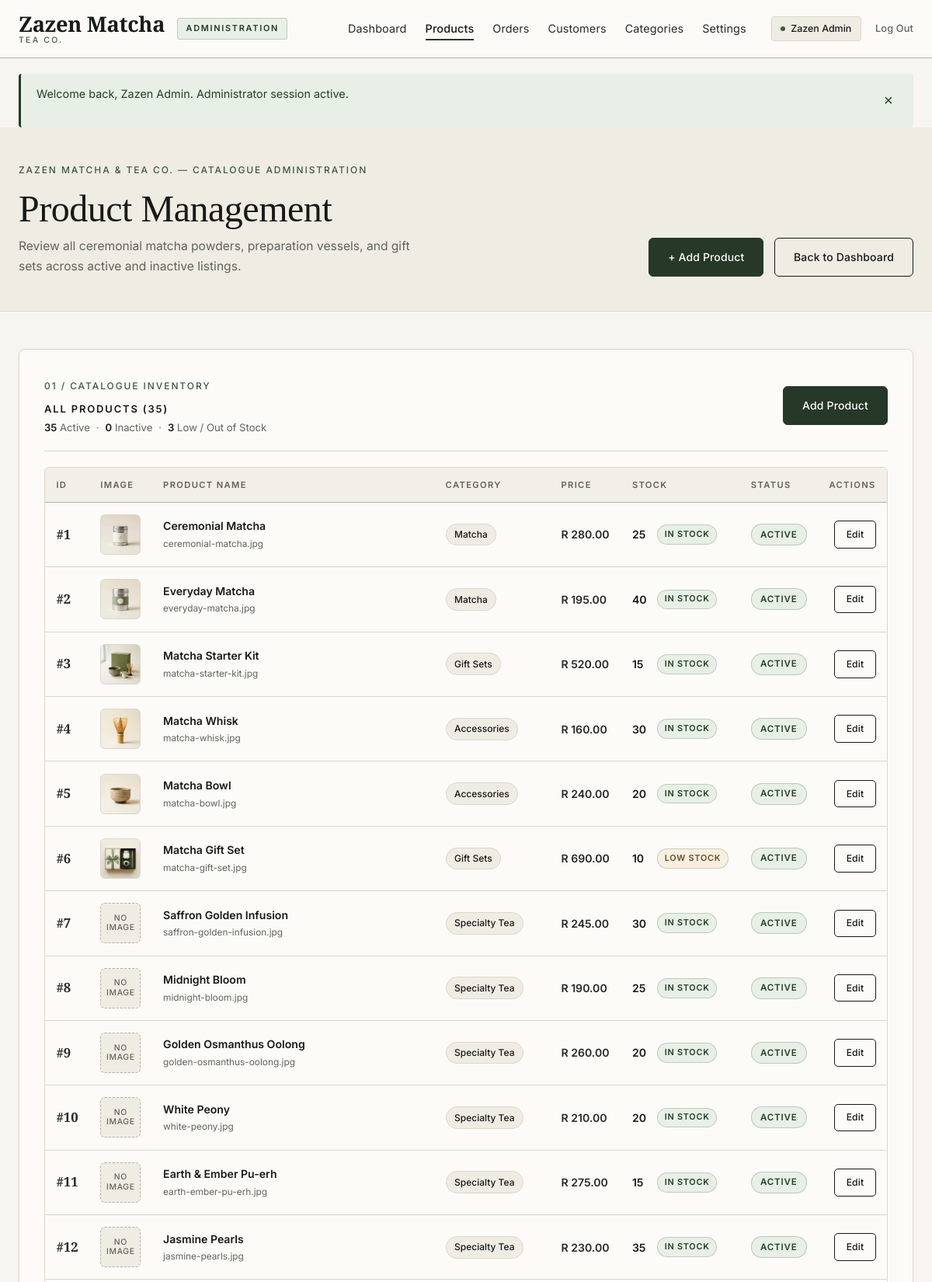
Screenshot of /admin/products.php (signed in, upper part) with the database file from the repository.
### tables this page shows
CREATE TABLE `products` (
    `product_id` INT UNSIGNED NOT NULL AUTO_INCREMENT,
    `category_id` INT UNSIGNED NOT NULL,
    `name` VARCHAR(150) NOT NULL,
    `description` TEXT DEFAULT NULL,
    `price` DECIMAL(10, 2) NOT NULL,
    `stock_quantity` INT NOT NULL DEFAULT 0,
    `image` VARCHAR(255) DEFAULT NULL,
    `status` ENUM('active', 'inactive') NOT NULL DEFAULT 'active',
    `created_at` TIMESTAMP NOT NULL DEFAULT CURRENT_TIMESTAMP,
    `updated_at` TIMESTAMP NOT NULL DEFAULT CURRENT_TIMESTAMP ON UPDATE CURRENT_TIMESTAMP,
    PRIMARY KEY (`product_id`),
    KEY `idx_products_category` (`category_id`),
    KEY `idx_products_status` (`status`),
    CONSTRAINT `fk_products_category`
        FOREIGN KEY (`category_id`)
        REFERENCES `categories` (`category_id`)
        ON DELETE RESTRICT
        ON UPDATE CASCADE
);

CREATE TABLE `categories` (
    `category_id` INT UNSIGNED NOT NULL AUTO_INCREMENT,
    `name` VARCHAR(100) NOT NULL,
    `description` TEXT DEFAULT NULL,
    `created_at` TIMESTAMP NOT NULL DEFAULT CURRENT_TIMESTAMP,
    `updated_at` TIMESTAMP NOT NULL DEFAULT CURRENT_TIMESTAMP ON UPDATE CURRENT_TIMESTAMP,
    PRIMARY KEY (`category_id`),
    UNIQUE KEY `uq_categories_name` (`name`)
);

### includes/functions.php (called while the page is built, shortened)
<?php
function e($value): string
{
    return htmlspecialchars((string) ($value ?? ''), ENT_QUOTES | ENT_SUBSTITUTE, 'UTF-8');
}
function format_price($amount): string
{
    return 'R ' . number_format((float) $amount, 2, '.', ',');
}
function db_fetch_all(PDO $pdo, string $sql, array $params = []): array
{
    $stmt = $pdo->prepare($sql);
    $stmt->execute($params);
    return $stmt->fetchAll();
}
function site_url(string $path = ''): string
{
    $cleanPath = ltrim($path, '/');
    return BASE_URL . '/' . $cleanPath;
}
function product_image_url(?string $imageFilename): string
{
    $filename = basename(trim((string) $imageFilename));
    if ($filename !== '') {
        $filePath = dirname(__DIR__) . '/images/products/' . $filename;
        if (is_file($filePath)) {
            return site_url('images/products/' . $filename);
        }
    }
    return site_url('images/products/placeholder.jpg');
}

### admin/products.php (the view, shortened to what this page needs)
<?php
require_once dirname(__DIR__) . '/includes/db.php';
require_once dirname(__DIR__) . '/includes/functions.php';
$addProductUrl = site_url('admin/product-add.php');
$dashboardUrl  = site_url('admin/dashboard.php');
$products      = [];
$lowStockThreshold = 10;
try {
    $productsSql = "
        SELECT
            p.product_id,
            p.category_id,
            p.name,
            p.description,
            p.price,
            p.stock_quantity,
            p.image,
            p.status,
            c.name AS category_name
        FROM products p
        LEFT JOIN categories c ON c.category_id = p.category_id
        ORDER BY p.product_id ASC
    ";
    $products = db_fetch_all($pdo, $productsSql);
} catch (Throwable $exception) {
    error_log('Admin Products Listing Error: ' . $exception->getMessage());
    $productsError = 'Unable to load the product catalogue at this moment. Please refresh the page or check the database connection.';
}
$totalProductCount    = count($products);
$activeProductCount   = 0;
$inactiveProductCount = 0;
$lowOrOutStockCount   = 0;
foreach ($products as $prodItem) {
    $itemStatus = strtolower(trim((string) ($prodItem['status'] ?? 'inactive')));
    if ($itemStatus === 'active') {
        $activeProductCount++;
    } else {
        $inactiveProductCount++;
    }
    if ((int) ($prodItem['stock_quantity'] ?? 0) <= $lowStockThreshold) {
        $lowOrOutStockCount++;
    }
}
require_once dirname(__DIR__) . '/includes/admin-header.php';
?>
<section class="checkout-hero admin-page-hero" aria-labelledby="admin-products-heading">
    <div class="container">
        <div class="checkout-hero-inner admin-page-hero-inner">
            <div>
                <span class="eyebrow">Zazen Matcha &amp; Tea Co. &mdash; Catalogue Administration</span>
                <h1 id="admin-products-heading" class="checkout-title">Product Management</h1>
                <p class="checkout-subtitle">
                    Review all ceremonial matcha powders, preparation vessels, and gift sets across active and inactive listings.
                </p>
            </div>
            <div class="admin-hero-actions">
                <a href="<?php echo e($addProductUrl); ?>" class="btn btn-primary">
                    + Add Product
                </a>
                <a href="<?php echo e($dashboardUrl); ?>" class="btn btn-outline">
                    Back to Dashboard
                </a>
            </div>
        </div>
    </div>
</section>
<section class="section admin-dashboard-section admin-products-section" aria-label="Product catalogue listing">
    <div class="container">
        <div class="checkout-card admin-panel-card admin-products-card">
            <div class="admin-panel-header admin-products-header">
                <div>
                    <span class="eyebrow">01 / Catalogue Inventory</span>
                    <h2 class="checkout-section-heading">
                        All Products (<?php echo (int) $totalProductCount; ?>)
                    </h2>
                    <p class="admin-products-summary">
                        <span><strong><?php echo (int) $activeProductCount; ?></strong> Active</span>
                        <span aria-hidden="true">&middot;</span>
                        <span><strong><?php echo (int) $inactiveProductCount; ?></strong> Inactive</span>
                        <span aria-hidden="true">&middot;</span>
                        <span><strong><?php echo (int) $lowOrOutStockCount; ?></strong> Low / Out of Stock</span>
                    </p>
                </div>
                <a href="<?php echo e($addProductUrl); ?>" class="btn btn-primary admin-add-product-btn">
                    Add Product
                </a>
            </div>
            <?php if (empty($products)): ?>
                <div class="admin-empty-state" role="status">
                    <p class="admin-empty-title">No products are currently in the catalogue.</p>
                    <p class="admin-empty-text">
                        There are zero products stored in the database. Use the Add Product button to create your first catalogue listing.
                    </p>
                    <div class="admin-empty-actions">
                        <a href="<?php echo e($addProductUrl); ?>" class="btn btn-primary">
                            Add Product
                        </a>
                    </div>
                </div>
            <?php else: ?>
                <div class="admin-table-wrapper">
                    <table class="admin-table admin-products-table">
                        <thead>
                            <tr>
                                <th scope="col">ID</th>
                                <th scope="col">Image</th>
                                <th scope="col">Product Name</th>
                                <th scope="col">Category</th>
                                <th scope="col">Price</th>
                                <th scope="col">Stock</th>
                                <th scope="col">Status</th>
                                <th scope="col" class="admin-col-actions">Actions</th>
                            </tr>
                        </thead>
                        <tbody>
                            <?php foreach ($products as $product): ?>
                                <?php
                                $productId    = (int) ($product['product_id'] ?? 0);
                                $productName  = trim((string) ($product['name'] ?? 'Untitled Product'));
                                $categoryName = trim((string) ($product['category_name'] ?? ''));
                                $priceValue   = (float) ($product['price'] ?? 0.00);
                                $stockQty     = (int) ($product['stock_quantity'] ?? 0);
                                if ($stockQty <= 0) {
                                    $stockLabel = 'Out of stock';
                                    $stockClass = 'admin-stock-out';
                                } elseif ($stockQty <= $lowStockThreshold) {
                                    $stockLabel = 'Low stock';
                                    $stockClass = 'admin-stock-low';
                                } else {
                                    $stockLabel = 'In stock';
                                    $stockClass = 'admin-stock-in';
                                }
                                $rawStatus   = strtolower(trim((string) ($product['status'] ?? 'inactive')));
                                $isActive    = ($rawStatus === 'active');
                                $statusLabel = $isActive ? 'Active' : 'Inactive';
                                $statusClass = $isActive ? 'status-product-active' : 'status-product-inactive';
                                $rawImageFilename = basename(trim((string) ($product['image'] ?? '')));
                                $hasImageFile     = (
                                    $rawImageFilename !== ''
                                    && is_file(dirname(__DIR__) . '/images/products/' . $rawImageFilename)
                                );
                                $imageUrl = $hasImageFile ? product_image_url($rawImageFilename) : null;
                                $editUrl = site_url('admin/product-edit.php?id=' . $productId);
                                ?>
                                <tr data-product-id="<?php echo $productId; ?>">
                                    <td class="admin-cell-id" data-label="ID">
                                        <strong>#<?php echo $productId; ?></strong>
                                    </td>
                                    <td class="admin-cell-thumb" data-label="Image">
                                        <?php if ($imageUrl !== null): ?>
                                            <img
                                                src="<?php echo e($imageUrl); ?>"
                                                alt="<?php echo e($productName); ?>"
                                                class="admin-product-thumb"
                                                width="52"
                                                height="52"
                                                loading="lazy"
                                            >
                                        <?php else: ?>
                                            <span class="admin-product-no-image" aria-label="No image available">
                                                No image
                                            </span>
                                        <?php endif; ?>
                                    </td>
                                    <td data-label="Product Name">
                                        <div class="admin-product-name-cell">
                                            <span class="admin-product-name"><?php echo e($productName); ?></span>
                                            <?php if ($rawImageFilename !== ''): ?>
                                                <span class="admin-product-filename"><?php echo e($rawImageFilename); ?></span>
                                            <?php endif; ?>
                                        </div>
                                    </td>
                                    <td data-label="Category">
                                        <span class="admin-category-tag"><?php echo e($categoryName); ?></span>
                                    </td>
                                    <td class="admin-cell-total" data-label="Price">
                                        <?php echo e(format_price($priceValue)); ?>
                                    </td>
                                    <td data-label="Stock">
                                        <div class="admin-stock-cell">
                                            <span class="admin-stock-qty"><?php echo $stockQty; ?></span>
                                            <span class="admin-stock-badge <?php echo e($stockClass); ?>">
                                                <?php echo e($stockLabel); ?>
                                            </span>
                                        </div>
                                    </td>
                                    <td data-label="Status">
                                        <span class="status-badge <?php echo e($statusClass); ?>">
                                            <?php echo e($statusLabel); ?>
                                        </span>
                                    </td>
                                    <td class="admin-cell-actions" data-label="Actions">
                                        <a
                                            href="<?php echo e($editUrl); ?>"
                                            class="btn btn-outline admin-edit-btn"
                                            aria-label="Edit <?php echo e($productName); ?>"
                                        >
                                            Edit
                                        </a>
                                    </td>
                                </tr>
                            <?php endforeach; ?>
                        </tbody>
                    </table>
                </div>
            <?php endif; ?>
        </div>
    </div>
</section>
<?php require_once dirname(__DIR__) . '/includes/admin-footer.php'; ?>

### rows the page displays
products: product_id "1", image (picture), name "Ceremonial Matcha", image "ceremonial-matcha.jpg", category.name "Matcha", price "R 280.00", stock_quantity "25", stock_quantity "IN STOCK", status "ACTIVE"
products: product_id "2", image (picture), name "Everyday Matcha", image "everyday-matcha.jpg", category.name "Matcha", price "R 195.00", stock_quantity "40", stock_quantity "IN STOCK", status "ACTIVE"
products: product_id "3", image (picture), name "Matcha Starter Kit", image "matcha-starter-kit.jpg", category.name "Gift Sets", price "R 520.00", stock_quantity "15", stock_quantity "IN STOCK", status "ACTIVE"
products: product_id "4", image (picture), name "Matcha Whisk", image "matcha-whisk.jpg", category.name "Accessories", price "R 160.00", stock_quantity "30", stock_quantity "IN STOCK", status "ACTIVE"
products: product_id "5", image (picture), name "Matcha Bowl", image "matcha-bowl.jpg", category.name "Accessories", price "R 240.00", stock_quantity "20", stock_quantity "IN STOCK", status "ACTIVE"
products: product_id "6", image (picture), name "Matcha Gift Set", image "matcha-gift-set.jpg", category.name "Gift Sets", price "R 690.00", stock_quantity "10", stock_quantity "LOW STOCK", status "ACTIVE"
products: product_id "7", shows "NO IMAGE", name "Saffron Golden Infusion", image "saffron-golden-infusion.jpg", category.name "Specialty Tea", price "R 245.00", stock_quantity "30", stock_quantity "IN STOCK", status "ACTIVE"
products: product_id "8", shows "NO IMAGE", name "Midnight Bloom", image "midnight-bloom.jpg", category.name "Specialty Tea", price "R 190.00", stock_quantity "25", stock_quantity "IN STOCK", status "ACTIVE"
products: product_id "9", shows "NO IMAGE", name "Golden Osmanthus Oolong", image "golden-osmanthus-oolong.jpg", category.name "Specialty Tea", price "R 260.00", stock_quantity "20", stock_quantity "IN STOCK", status "ACTIVE"
products: product_id "10", shows "NO IMAGE", name "White Peony", image "white-peony.jpg", category.name "Specialty Tea", price "R 210.00", stock_quantity "20", stock_quantity "IN STOCK", status "ACTIVE"
products: product_id "11", shows "NO IMAGE", name "Earth & Ember Pu-erh", image "earth-ember-pu-erh.jpg", category.name "Specialty Tea", price "R 275.00", stock_quantity "15", stock_quantity "IN STOCK", status "ACTIVE"
products: product_id "12", shows "NO IMAGE", name "Jasmine Pearls", image "jasmine-pearls.jpg", category.name "Specialty Tea", price "R 230.00", stock_quantity "35", stock_quantity "IN STOCK", status "ACTIVE"

### other values shown
$adminDisplayName "Zazen Admin"
$flashMessage['message'] "Welcome back, Zazen Admin. Administrator session active."
$totalProductCount "35"
$activeProductCount "35"
$inactiveProductCount "0"
$lowOrOutStockCount "3"
